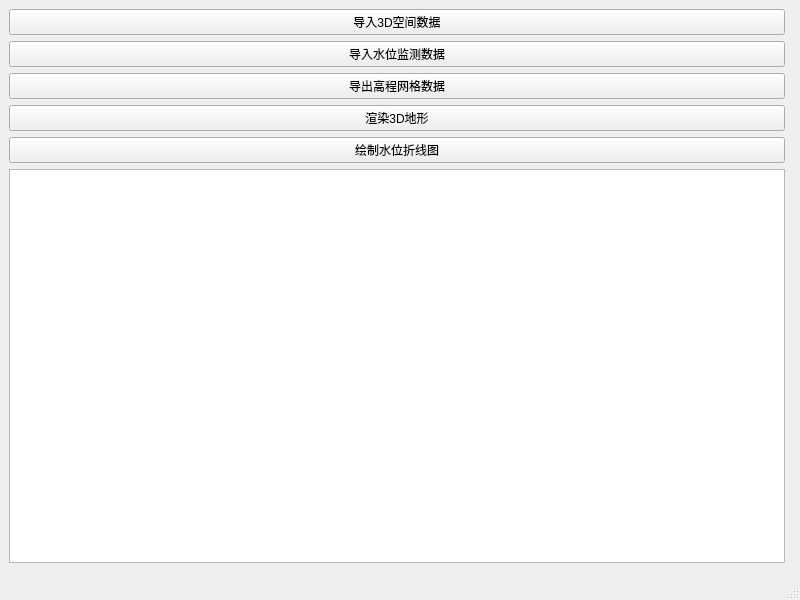
<?xml version="1.0" encoding="UTF-8"?>
<ui version="4.0">
 <class>MainWindow</class>
 <widget class="QMainWindow" name="MainWindow">
  <property name="geometry">
   <rect>
    <x>0</x>
    <y>0</y>
    <width>800</width>
    <height>600</height>
   </rect>
  </property>
  <property name="windowTitle">
   <string>MainWindow</string>
  </property>
  <widget class="QWidget" name="centralwidget">
   <layout class="QHBoxLayout" name="horizontalLayout">
    <item>
     <layout class="QVBoxLayout" name="verticalLayout">
      <item>
       <widget class="QPushButton" name="btnImport3D">
        <property name="text">
         <string>导入3D空间数据</string>
        </property>
       </widget>
      </item>
      <item>
       <widget class="QPushButton" name="btnImport2D">
        <property name="text">
         <string>导入水位监测数据</string>
        </property>
       </widget>
      </item>
      <item>
       <widget class="QPushButton" name="btnExportData">
        <property name="text">
         <string>导出高程网格数据</string>
        </property>
       </widget>
      </item>
      <item>
       <widget class="QPushButton" name="btnDraw3D">
        <property name="text">
         <string>渲染3D地形</string>
        </property>
       </widget>
      </item>
      <item>
       <widget class="QPushButton" name="btnDrawChart">
        <property name="text">
         <string>绘制水位折线图</string>
        </property>
       </widget>
      </item>
      <item>
       <widget class="QTableWidget" name="tableWidget"/>
      </item>
      <item>
       <widget class="QWidget" name="chartContainer" native="true"/>
      </item>
     </layout>
    </item>
    <item>
     <widget class="QWidget" name="view3DContainer" native="true"/>
    </item>
   </layout>
  </widget>
  <widget class="QMenuBar" name="menubar">
   <property name="geometry">
    <rect>
     <x>0</x>
     <y>0</y>
     <width>800</width>
     <height>33</height>
    </rect>
   </property>
  </widget>
  <widget class="QStatusBar" name="statusbar"/>
 </widget>
 <resources/>
 <connections/>
</ui>
